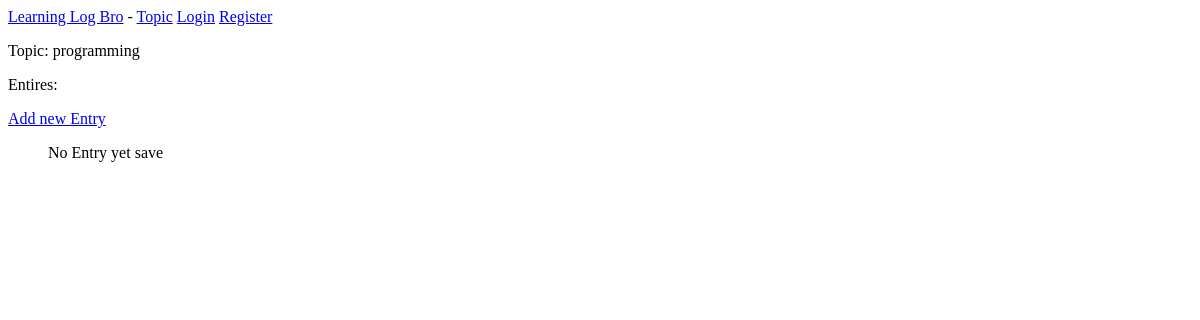
Before: /topics/2 with the older database file.
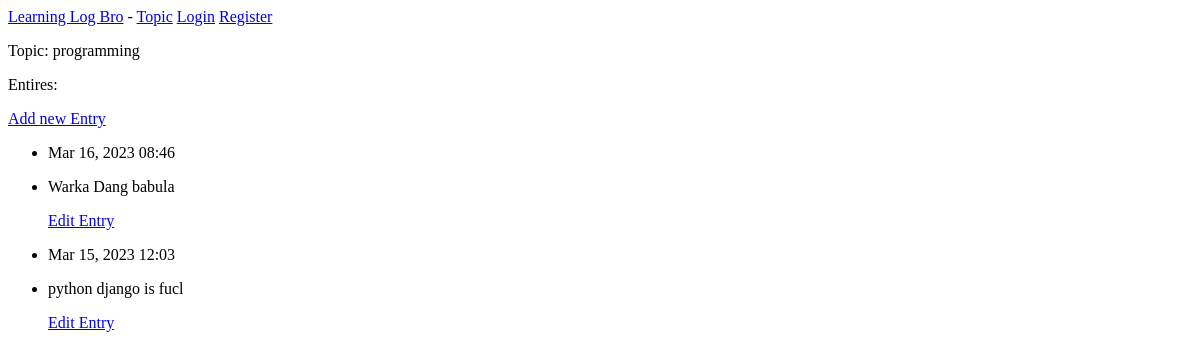
After: the same page with the newer database file.
### learning_logs/models.py (models this page shows, shortened)
class Entry(models.Model):
    topic = models.ForeignKey(Topic, on_delete=models.CASCADE)
    text = models.TextField()
    date_added = models.DateTimeField(auto_now_add=True)
    class Meta:
        verbose_name_plural = "entries"

### learning_logs/views.py (the view)
# urls.py: path("topics/<int:topic_id>", views.topic, name="topic"),
def topic(req, topic_id):
    topic = Topic.objects.get(id=topic_id)
    entires = topic.entry_set.order_by("-date_added")
    context = {"topic": topic, "entries": entires}
    return render(req, "learning_logs/topic.html", context)

### learning_logs/templates/learning_logs/topic.html
{% extends 'learning_logs/base.html' %} {% block content %}
<p>Topic: {{topic.text}}</p>
<p>Entires:</p>
<a href="{% url 'learning_logs:new_entry' topic.id %}">Add new Entry</a>
<ul>
  {% for entry in entries %}
  <li>
    <p>{{entry.date_added|date:'M d, Y H:i'}}</p>
  </li>
  <li>
    <p>{{entry.text|linebreaks}}</p>
  </li>
  <a href="{% url 'learning_logs:edit_entry' entry.id %}">Edit Entry</a>
  {%empty%}
  <p>No Entry yet save</p>
  {% endfor %}
</ul>
{% endblock content %}

Changed rows visible on the page:
added Entry: date_added "Mar 16, 2023 08:46", text "Warka Dang babula"
added Entry: date_added "Mar 15, 2023 12:03", text "python django is fucl"
Other visible differences:
text no longer shown: "No Entry yet save"
